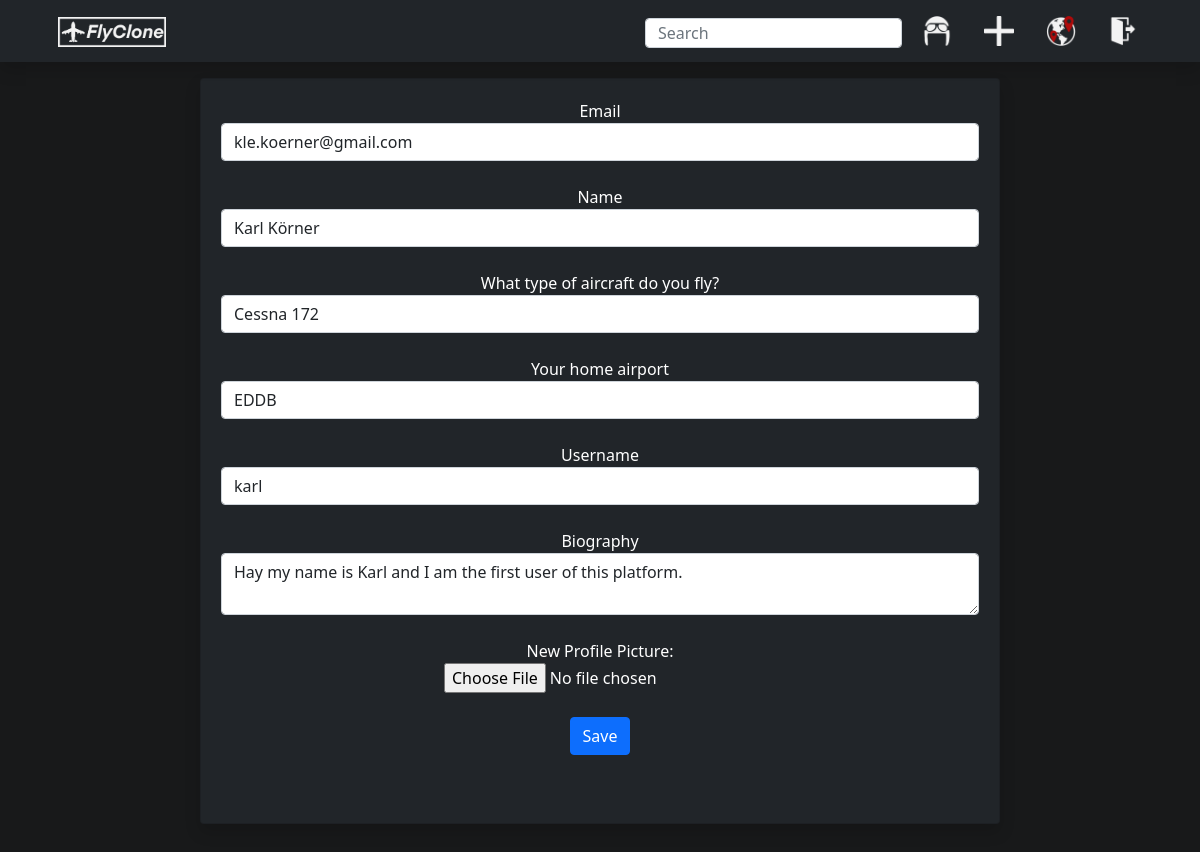
Screenshot of /edit_profile (signed in) with the database file from the repository.
### app/models.py (models this page shows, shortened)
class User(db.Model, UserMixin):
    __tablename__ = 'user'
    id = db.Column(db.Integer, primary_key=True)
    username = db.Column(db.String(20), unique=True, nullable=False)
    email = db.Column(db.String(120), unique=True, nullable=False)
    password = db.Column(db.String(120), nullable=False)
    name = db.Column(db.String(120), nullable=False)
    aircraft_type = db.Column(db.String(120), nullable=False)
    home_airport = db.Column(db.String(8), nullable=False)
    destinations = db.Column(db.String(), default=f'{home_airport};')
    image_file = db.Column(db.String(20), nullable=False, default='profile.PNG')
    biography = db.Column(db.String(1500))
    route_posts = db.relationship('Post', backref='author', lazy=True, uselist=True)
    comments = db.relationship('Comment', backref='author', lazy=True, uselist=True)

### app/routes.py (the view)
@app.route('/edit_profile', methods=['GET', 'POST'])
@login_required
def edit_profile():
    form = EditProfileForm()
    if form.validate_on_submit():
        if form.picture.data:
            picture_file = save_profile_picture(form.picture.data)
            current_user.image_file = picture_file
        current_user.username = form.username.data
        current_user.email = form.email.data
        current_user.aircraft_type = form.aircraft_type.data
        current_user.home_airport = form.home_airport.data
        current_user.name = form.name.data
        current_user.biography = form.biography.data
        db.session.commit()
        flash('Your account has been updated', 'success')
        return redirect(url_for('profile'))
    elif request.method == "GET":
        form.username.data = current_user.username
        form.email.data = current_user.email
        form.aircraft_type.data = current_user.aircraft_type
        form.home_airport.data = current_user.home_airport
        form.name.data = current_user.name
        form.biography.data = current_user.biography
    image_file = url_for('static', filename='profile_pictures/' + current_user.image_file)
    return render_template('edit_profile.html', image_file=image_file, form=form)

### app/forms.py (shortened to what this page needs)
class EditProfileForm(FlaskForm):
    email = StringField('Email', validators=[DataRequired(), Email()])
    name = StringField('Name', validators=[DataRequired()])
    aircraft_type = StringField('What type of aircraft do you fly?', validators=[DataRequired()])
    home_airport = StringField('Your home airport', validators=[DataRequired(), Length(min=3, max=4)])
    username = StringField('Username', validators=[DataRequired(), Length(min=4, max=20)])
    biography = TextAreaField('Biography', validators=[DataRequired()])
    picture = FileField('New Profile Picture: ', validators=[FileAllowed(['jpg', 'png'])])
    submit = SubmitField('Save')

### app/models.py (called while the page is built)
@login_manager.user_loader
def load_user(user_id):
    return User.query.get(int(user_id))

### app/templates/edit_profile.html (shortened to what this page needs)
{% extends 'home-index.html' %}
{% block content1 %}
<br><br>
<div class='container d-flex justify-content-center'>
  <div class='card text-center text-white bg-dark mb-3 shadow' style='width: 50rem'>
    <form method="POST" action="" enctype="multipart/form-data">
      <div style="margin: 20px;">
        <div class="form-group">
          {{ form.email.label(class="form-control-label")}}
          {% if form.email.errors %}
            {{ form.email(class="form-control is-invalid") }}
            <br>
            <div class="invalid-feedback">
              {% for error in form.email.errors %}
                <span>{{ error }}</span>
              {% endfor %}
            </div>
          {% else %}
          {{ form.email(class="form-control") }}
          {% endif %}
        </div>
        <br>
        <div class="form-group">
          {{ form.name.label(class="form-control-label")}}
          {% if form.name.errors %}
            {{ form.name(class="form-control is-invalid") }}
            <div class="invalid-feedback">
              {% for error in form.name.errors %}
                <span>{{ error }}</span>
              {% endfor %}
            </div>
          {% else %}
            {{ form.name(class="form-control") }}
          {% endif %}
        </div>
        <br>
        <div class="form-group">
          {{ form.aircraft_type.label(class="form-control-label")}}
          {% if form.aircraft_type.errors %}
            {{ form.aircraft_type(class="form-control is-invalid") }}
            <div class="invalid-feedback">
              {% for error in form.aircraft_type.errors %}
                <span>{{ error }}</span>
              {% endfor %}
            </div>
          {% else %}
            {{ form.aircraft_type(class="form-control") }}
          {% endif %}
        </div>
        <br>
        <div class="form-group">
          {{ form.home_airport.label(class="form-control-label")}}
          {% if form.home_airport.errors %}
            {{ form.home_airport(class="form-control is-invalid") }}
            <div class="invalid-feedback">
              {% for error in form.home_airport.errors %}
                <span>{{ error }}</span>
              {% endfor %}
            </div>
          {% else %}
            {{ form.home_airport(class="form-control") }}
          {% endif %}
        </div>
        <br>
        <div class="form-group">
          {{ form.username.label(class="form-control-label")}}
          {% if form.username.errors %}
            {{ form.username(class="form-control is-invalid") }}
            <div class="invalid-feedback">
              {% for error in form.username.errors %}
                <span>{{ error }}</span>
              {% endfor %}
            </div>
          {% else %}
          {{ form.username(class="form-control") }}
          {% endif %}
        </div>
        <br>
        <div class="form-group">
          {{ form.biography.label(class="form-control-label")}}
          {% if form.biography.errors %}
            {{ form.biography(class="form-control is-invalid") }}
            <div class="invalid-feedback">
              {% for error in form.biography.errors %}
                <span>{{ error }}</span>
              {% endfor %}
            </div>
          {% else %}
          {{ form.biography(class="form-control") }}
          {% endif %}
        </div>
        <br>
        <div class="form-group">
          {{ form.picture.label()}}
          <br>
          {{ form.picture(class="form-control-file") }}
          <br>
        </div>
        <br>
        <div class="col-12">
          {{ form.submit(class="btn btn-primary") }}
        </div>
      </div>
    </form>
    <br><br>
  </div>
</div>
{% endblock %}

### app/static/styles.css (style rules this page uses)
.bodyclass { background-color: #18191A; color: white; }

### rows the page displays
User: email "kle.koerner@gmail.com", name "Karl Körner", aircraft_type "Cessna 172", home_airport "EDDB", username "karl", biography "Hay my name is Karl and I am the first user of this platform."
